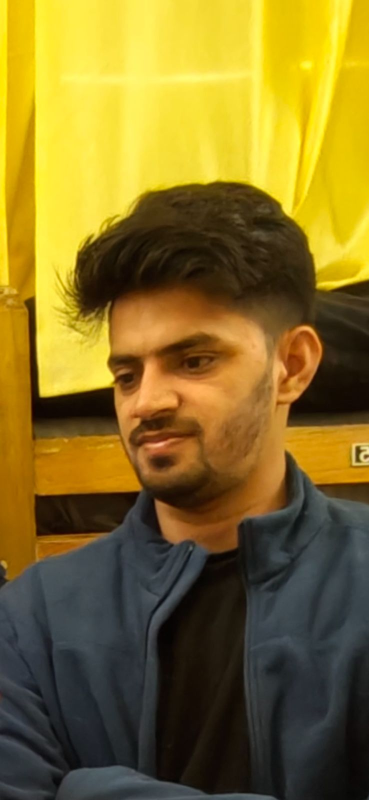
#> input picture backend/known_faces/ankur/1.jpg, 738 x 1600 px (shown at 1/2 size); its folder holds only this picture in this run
$ python -i main.py   (imports and definitions only)
#> lines starting #> are read from the running program, lines starting #| are printed output that depends on the picture
from fastapi import FastAPI, UploadFile, File
from fastapi.middleware.cors import CORSMiddleware
import cv2
import json
import numpy as np
import os

# [9 lines not run here, left out]

KNOWN_FACES_DIR = "known_faces"
STUDENTS_FILE = "students.json"
IMG_SIZE = 160

face_detector = cv2.CascadeClassifier(
    cv2.data.haarcascades + "haarcascade_frontalface_default.xml"
)


# [3 lines that did not run here, left out]


def load_students():
    with open(STUDENTS_FILE, "r") as file:
        return json.load(file)


def get_student(folder_name):
    students = load_students()

    for student in students:
        if student["name"].lower() == folder_name.lower():
            return student

    return None


def extract_face(img):
    gray = cv2.cvtColor(img, cv2.COLOR_BGR2GRAY)

    faces = face_detector.detectMultiScale(
        gray,
        scaleFactor=1.1,
        minNeighbors=4,
        minSize=(60, 60),
    )

    if len(faces) == 0:
        return None

    x, y, w, h = max(faces, key=lambda box: box[2] * box[3])

    face = gray[y:y + h, x:x + w]
    face = cv2.resize(face, (IMG_SIZE, IMG_SIZE))

    # Pixel normalization
    face = cv2.equalizeHist(face)
    face = face.astype("float32") / 255.0

    return face


def pixel_difference(face1, face2):
    # Lower score means better match
    mse = np.mean((face1 - face2) ** 2)
    return mse


# [82 lines not run here, left out]

>>> import cv2
>>> picture = cv2.imread('known_faces/ankur/1.jpg')
#> picture is the input picture: shape (1600, 738, 3); mean B, G, R 38.6, 111.7, 133.3
>>> result = extract_face(picture)
#> in extract_face, `gray = cv2.cvtColor(img, cv2.COLOR_BGR2GRAY)`:
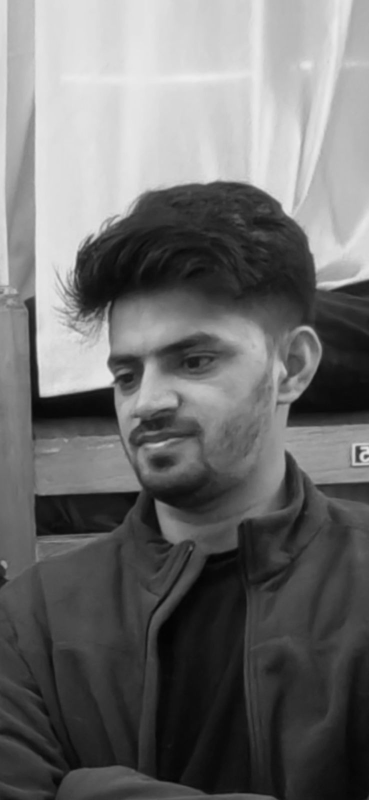
#> gray: shape (1600, 738) (shown at 1/2 size); min 1, max 238, mean 109.8
#> in extract_face, `faces = face_detector.detectMultiScale( gray, scaleFactor=1.1, minNeig..`: faces = ()

$ run again, on backend/known_faces/ankur/2.jpg
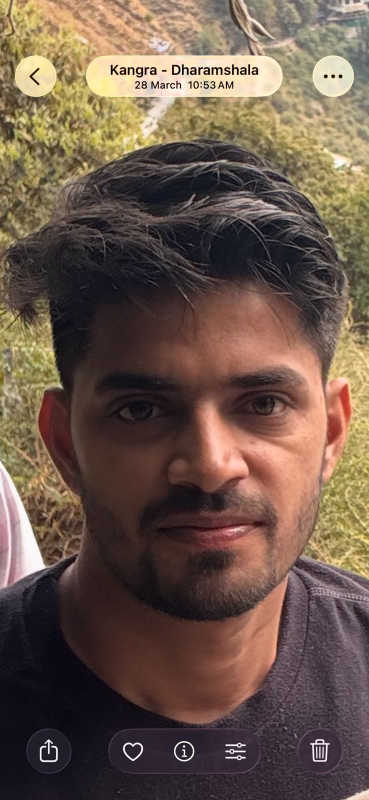
#> input picture backend/known_faces/ankur/2.jpg, 738 x 1600 px (shown at 1/2 size)
#> picture is the input picture: shape (1600, 738, 3); mean B, G, R 75.6, 88.3, 108.5
#> in extract_face, `gray = cv2.cvtColor(img, cv2.COLOR_BGR2GRAY)`:
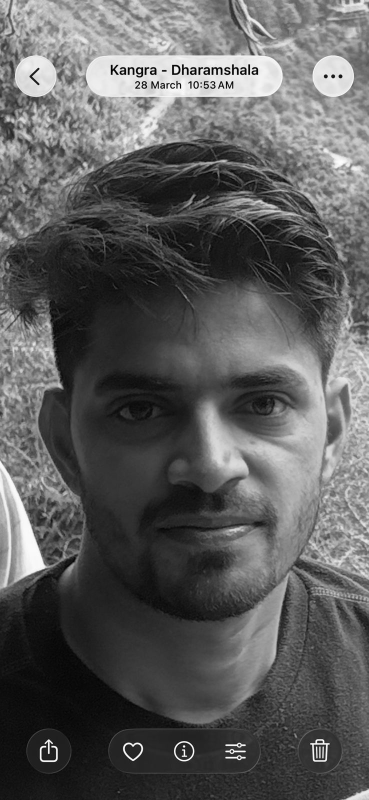
#> gray: shape (1600, 738) (shown at 1/2 size); min 0, max 254, mean 92.9
#> faces = [[123, 603, 567, 567]]
#> x = 123; y = 603; w = 567
#> in extract_face, `face = cv2.equalizeHist(face)`:
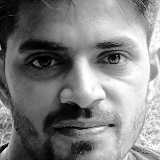
#> face: shape (160, 160); min 0, max 255, mean 128.4

$ run again, on backend/known_faces/ankur/3.jpg
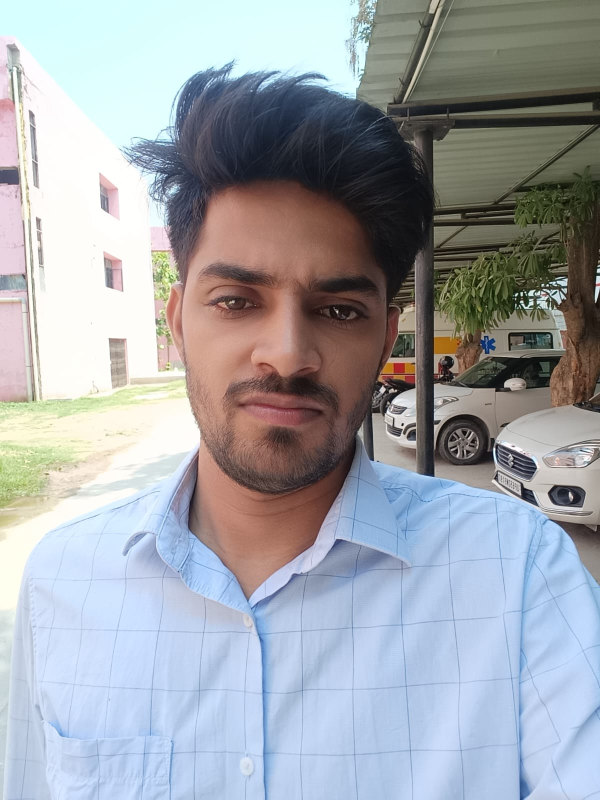
#> input picture backend/known_faces/ankur/3.jpg, 1200 x 1599 px (shown at 1/2 size)
#> picture is the input picture: shape (1599, 1200, 3); mean B, G, R 170.4, 164.5, 160.7
#> in extract_face, `gray = cv2.cvtColor(img, cv2.COLOR_BGR2GRAY)`:
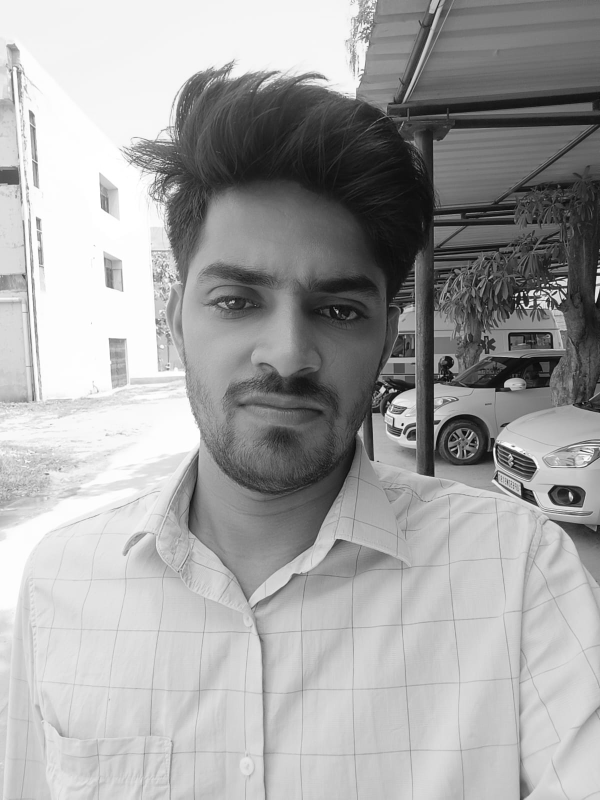
#> gray: shape (1599, 1200) (shown at 1/2 size); min 0, max 255, mean 164.1
#> faces = [[739, 38, 104, 104], [308, 400, 536, 536]]
#> x = 308; y = 400; w = 536
#> in extract_face, `face = cv2.equalizeHist(face)`:
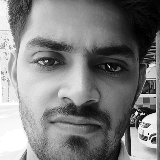
#> face: shape (160, 160); min 0, max 255, mean 128.2

$ run again, on backend/known_faces/ankur/4.jpg
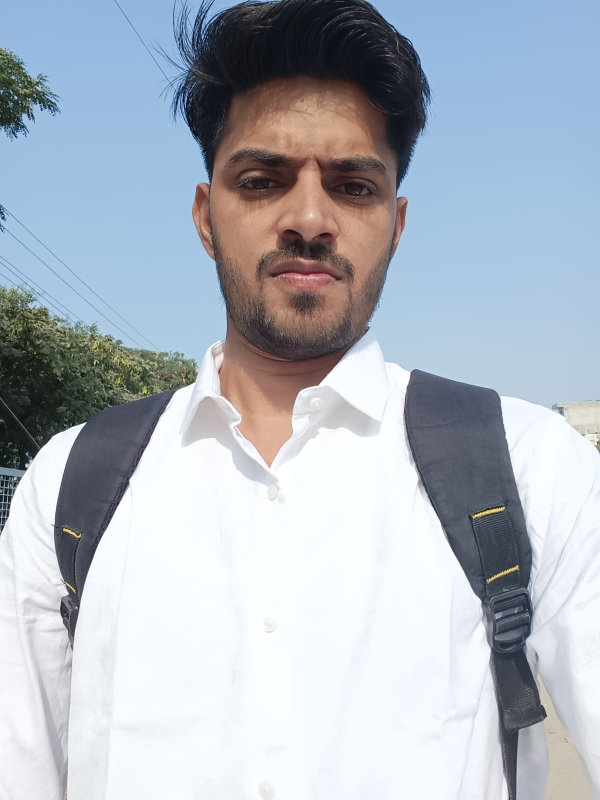
#> input picture backend/known_faces/ankur/4.jpg, 1200 x 1599 px (shown at 1/2 size)
#> picture is the input picture: shape (1599, 1200, 3); mean B, G, R 192.8, 182.8, 175.2
#> in extract_face, `gray = cv2.cvtColor(img, cv2.COLOR_BGR2GRAY)`:
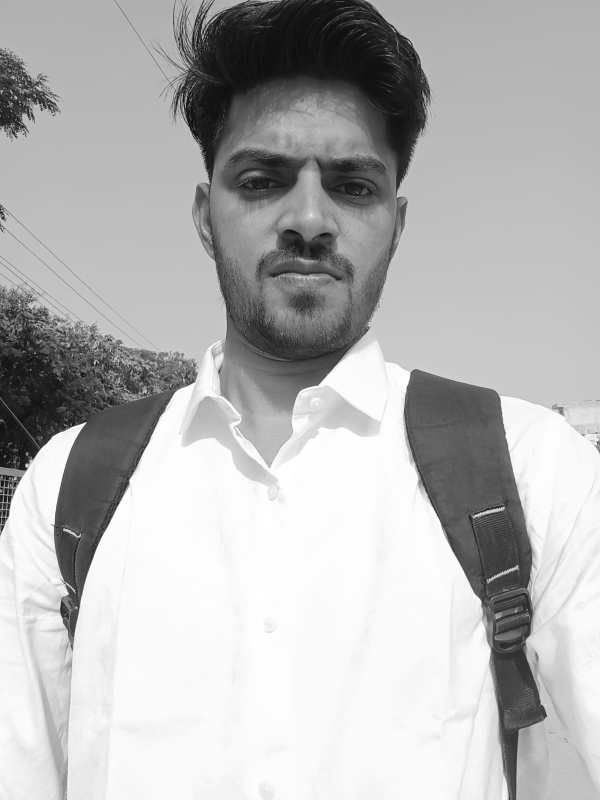
#> gray: shape (1599, 1200) (shown at 1/2 size); min 2, max 255, mean 181.7
#> faces = [[347, 150, 540, 540]]
#> x = 347; y = 150; w = 540
#> in extract_face, `face = cv2.equalizeHist(face)`:
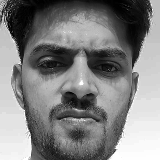
#> face: shape (160, 160); min 0, max 255, mean 128.5
